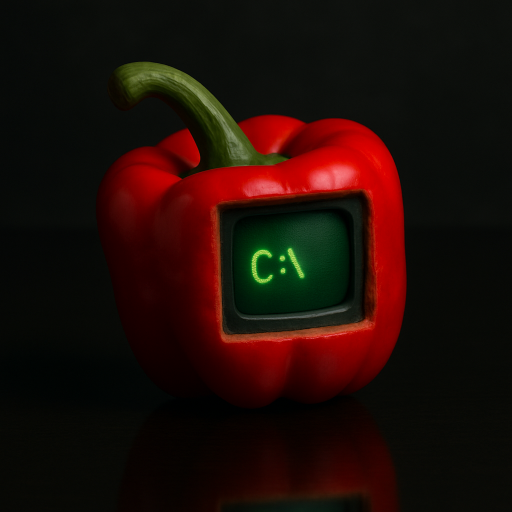
#> input picture img4.png, 1024 x 1024 px, found by its file name (shown at 1/2 size)
$ python example.pillow.deformation.01.py
#> lines starting #> are read from the running program, lines starting #| are printed output that depends on the picture; after the words box and inside, x2 and y2 are one past the last pixel; in counts of white or black regions, pixels touching at a corner belong together
from PIL import Image, ImageDraw
import numpy as np

def find_coeffs(source_coords, target_coords):
    """
    Calculate coefficients for perspective transformation.
    """
    matrix = []
    for s, t in zip(source_coords, target_coords):
        matrix.extend([
            [s[0], s[1], 1, 0, 0, 0, -t[0] * s[0], -t[0] * s[1]],
            [0, 0, 0, s[0], s[1], 1, -t[1] * s[0], -t[1] * s[1]]
        ])

    A = np.matrix(matrix, dtype=np.float64)
    B = np.array(target_coords).reshape(8)

    try:
        res = np.linalg.solve(A, B)
        return tuple(np.array(res).flatten())
    except np.linalg.LinAlgError:
        print("Error: Could not solve transformation matrix.")
        return None

def main():
    # Load the input image
    try:
        image = Image.open("img4.png").convert("RGBA")
    except FileNotFoundError:
        print("Error: img1.png not found")
        return

    # Create an empty output image (transparent background)
    output_size = (800, 600)
    output_image = Image.new("RGBA", output_size, (0, 0, 0, 0))
#> output_image: PIL image 800x600 RGBA; every value is 0

    # Define the target quadrilateral (very small area in the output image)
    target_quad = [(50, 50), (100, 60), (120, 100), (45, 90)]

    # Define the source coordinates (entire input image)
    width, height = image.size
#> width = 1024; height = 1024
    source_quad = [(0, 0), (width, 0), (width, height), (0, height)]

    # Calculate the transformation coefficients
    coeffs = find_coeffs(source_quad, target_quad)
    if not coeffs:
        return

    # Calculate the bounding box of the target quadrilateral
    min_x = min(p[0] for p in target_quad)
    min_y = min(p[1] for p in target_quad)
    max_x = max(p[0] for p in target_quad)
    max_y = max(p[1] for p in target_quad)

    # Create a polygon mask to ensure transparency outside the target area
    mask = Image.new("L", output_size, 0)
#> mask: PIL image 800x600 L; every value is 0
    draw = ImageDraw.Draw(mask)
    draw.polygon(target_quad, fill=255)

    # Apply the transformation to the entire input image
    transformed = image.transform(
        output_size,
        Image.PERSPECTIVE,
        coeffs,
        Image.BILINEAR
    )

    # Apply the mask to keep only the transformed area within the target quadrilateral
    transformed.putalpha(mask)
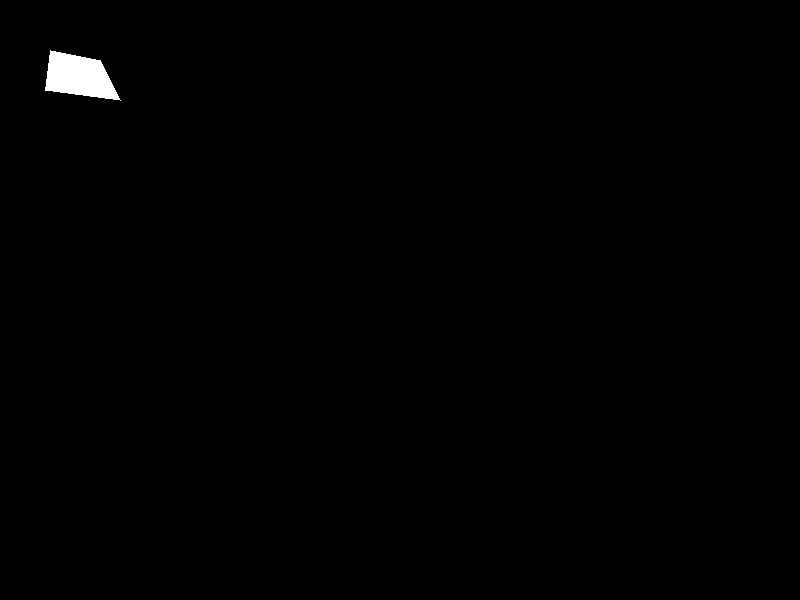
#> mask: PIL image 800x600 L; 0.51% white; 1 white region, box (x1, y1, x2, y2) and area: (45, 50, 121, 101) 2461
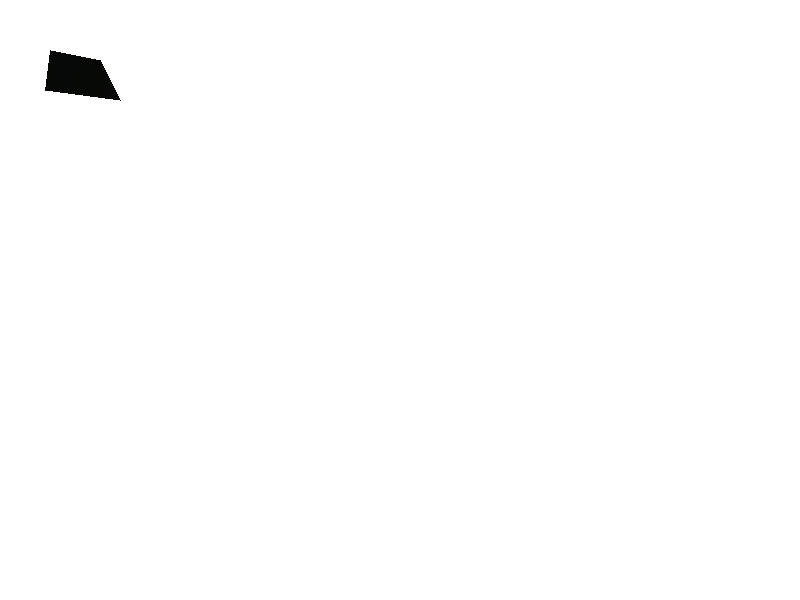
#> transformed: PIL image 800x600 RGBA; mean R, G, B, A 7.4, 9.7, 7.9, 1.3; transparent parts drawn white

    # Paste the transformed image onto the output image
    output_image.paste(transformed, (0, 0), transformed)

    # Save the result
    output_image.save("outImage.png")
    print("Image transformed and saved as outImage.png")

if __name__ == "__main__":
    main()
